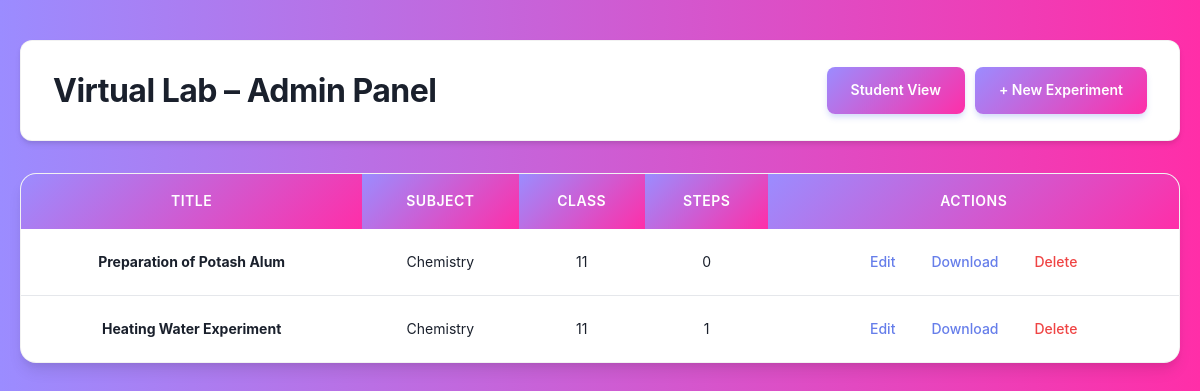
Page /admin/index.php on the earlier database version.
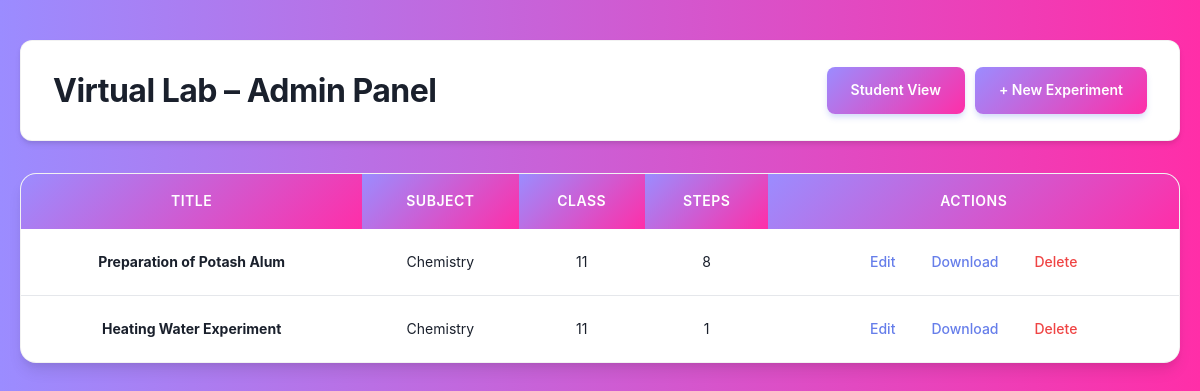
Same page on the later database version.
### tables this page shows
CREATE TABLE experiments (
    id VARCHAR(50) PRIMARY KEY,
    title VARCHAR(255) NOT NULL,
    subject VARCHAR(50) NOT NULL,
    class VARCHAR(10) NOT NULL,
    config_json TEXT NOT NULL,
    created_at DATETIME DEFAULT CURRENT_TIMESTAMP,
    updated_at DATETIME DEFAULT CURRENT_TIMESTAMP
);

### admin/config/database.php (called while the page is built, shortened)
<?php
function getDBConnection() {
    try {
        if (DB_TYPE === 'sqlite') {
            $dbPath = DB_SQLITE_PATH;
            try {
                $db = new PDO('sqlite:' . $dbPath);
                $db->setAttribute(PDO::ATTR_ERRMODE, PDO::ERRMODE_EXCEPTION);
                return $db;
            } catch (PDOException $e) {
                throw new Exception("Failed to create SQLite database: " . $e->getMessage() . " (Path: " . $dbPath . ")");
            }
        }
    } catch (PDOException $e) {
        throw new Exception("Database connection failed: " . $e->getMessage());
    } catch (Exception $e) {
        throw $e;
    }
}

### admin/classes/Database.php (called while the page is built, shortened)
<?php
require_once __DIR__ . '/../config/database.php';
class Database {
    private $db;
    public function __construct() {
        $this->db = getDBConnection();
    }
    private function initTables() {
        try {
            $schemaFile = __DIR__ . '/../config/schema.sql';
            $sql = file_get_contents($schemaFile);
            if (DB_TYPE === 'sqlite') {
                $statements = explode(';', $sql);
                foreach ($statements as $statement) {
                    $statement = trim($statement);
                    if (!empty($statement) && !preg_match('/^\s*--/', $statement)) {
                        try {
                            $this->db->exec($statement);
                        } catch (PDOException $e) {
                            if (strpos($e->getMessage(), 'already exists') === false) {
                                error_log('Schema execution error: ' . $e->getMessage());
                            }
                        }
                    }
                }
            } else {
                try {
                    $this->db->exec($sql);
                } catch (PDOException $e) {
                    error_log('Schema execution error: ' . $e->getMessage());
                }
            }
        } catch (Exception $e) {
            error_log('initTables error: ' . $e->getMessage());
        }
    }
    public function getAllExperiments() {
        try {
            if (DB_TYPE === 'sqlite') {
                $checkStmt = $this->db->query("SELECT name FROM sqlite_master WHERE type='table' AND name='experiments'");
                $tableExists = $checkStmt->fetch() !== false;
            } else {
                $checkStmt = $this->db->query("SHOW TABLES LIKE 'experiments'");
                $tableExists = $checkStmt->rowCount() > 0;
            }
            $stmt = $this->db->query("SELECT * FROM experiments ORDER BY created_at DESC");
            $experiments = $stmt->fetchAll(PDO::FETCH_ASSOC);
            foreach ($experiments as &$exp) {
                try {
                    $stepStmt = $this->db->prepare("
                        SELECT COUNT(*) as count FROM experiment_steps WHERE experiment_id = ?
                    ");
                    $stepStmt->execute([$exp['id']]);
                    $stepCount = $stepStmt->fetch(PDO::FETCH_ASSOC);
                    $exp['step_count'] = $stepCount['count'] ?? 0;
                } catch (PDOException $e) {
                    $exp['step_count'] = 0;
                }
            }
            return $experiments;
        } catch (PDOException $e) {
            error_log('getAllExperiments error: ' . $e->getMessage());
            return [];
        } catch (Exception $e) {
            error_log('getAllExperiments error: ' . $e->getMessage());
            return [];
        }
    }
}

### admin/index.php (the view, shortened to what this page needs)
<?php
require_once __DIR__ . '/classes/Database.php';
$db = new Database();
$experiments = $db->getAllExperiments();
?>
<!DOCTYPE html>
<html lang="en">
<head>
    <link rel="stylesheet" href="css/admin.css">
</head>
<body>
    <div class="container">
        <div class="header">
            <h1>Virtual Lab – Admin Panel</h1>
            <div style="display: flex; gap: 10px;">
                <a class="btn" href="../">Student View</a>
                <a class="btn" href="create.php">+ New Experiment</a>
            </div>
        </div>
        <?php if (empty($experiments)): ?>
        <div class="card" style="text-align: center; padding: 60px 20px;">
            <p style="color: #7f8c8d; font-size: 16px; margin-bottom: 20px;">No experiments yet. Create your first experiment to get started.</p>
            <a class="btn" href="create.php">Create First Experiment</a>
        </div>
        <?php else: ?>
        <div class="card" style="padding: 0; overflow: hidden;">
            <table>
                <thead>
                    <tr>
                        <th>Title</th>
                        <th>Subject</th>
                        <th>Class</th>
                        <th>Steps</th>
                        <th>Actions</th>
                    </tr>
                </thead>
                <tbody>
                    <?php foreach ($experiments as $exp): ?>
                    <tr>
                        <td><strong><?= htmlspecialchars($exp['title']) ?></strong></td>
                        <td><?= htmlspecialchars($exp['subject']) ?></td>
                        <td><?= htmlspecialchars($exp['class']) ?></td>
                        <td><?= $exp['step_count'] ?? 0 ?></td>
                        <td>
                            <div class="actions">
                                <a href="edit.php?id=<?= $exp['id'] ?>">Edit</a>
                                <a href="download.php?id=<?= $exp['id'] ?>">Download</a>
                                <a class="danger" href="delete.php?id=<?= $exp['id'] ?>" onclick="return confirm('Are you sure you want to delete this experiment?')">Delete</a>
                            </div>
                        </td>
                    </tr>
                    <?php endforeach; ?>
                </tbody>
            </table>
        </div>
        <?php endif; ?>
    </div>
</body>
</html>

### admin/css/admin.css (style rules this page uses)
* { margin: 0; padding: 0; box-sizing: border-box; }
body { font-family: -apple-system, BlinkMacSystemFont, 'Segoe UI', Roboto, 'Helvetica Neue', Arial, sans-serif; background: linear-gradient(90deg, #9b8cff 0%, #ff2ea8 100%); min-height: 100vh; padding: 0; color: #1a202c; line-height: 1.6; }
.container { max-width: 1400px; margin: 0 auto; padding: 40px 20px; }
.header { background: white; padding: 24px 32px; border-radius: 12px; margin-bottom: 32px; box-shadow: 0 4px 6px -1px rgba(0, 0, 0, 0.1), 0 2px 4px -1px rgba(0, 0, 0, 0.06); display: flex; justify-content: space-between; align-items: center; border: 1px solid rgba(0, 0, 0, 0.05); }
h1 { color: #1a202c; font-size: 32px; font-weight: 700; margin: 0; letter-spacing: -0.5px; }
.btn { display: inline-flex; align-items: center; gap: 8px; background: linear-gradient(135deg, #9b8cff 0%, #ff2ea8 100%); color: white; padding: 12px 24px; text-decoration: none; border-radius: 8px; font-size: 14px; font-weight: 600; border: none; cursor: pointer; transition: all 0.3s cubic-bezier(0.4, 0, 0.2, 1); box-shadow: 0 4px 6px -1px rgba(102, 126, 234, 0.3); }
.danger { color: #ff4b6e; text-decoration: none; font-size: 14px; font-weight: 500; }
.card { background: white; border-radius: 16px; padding: 40px; box-shadow: 0 10px 15px -3px rgba(0, 0, 0, 0.1), 0 4px 6px -2px rgba(0, 0, 0, 0.05); margin-bottom: 24px; width: 100%; box-sizing: border-box; border: 1px solid rgba(0, 0, 0, 0.05); }
table { width: 100%; background: white; border-collapse: collapse; border-radius: 12px; overflow: hidden; box-shadow: 0 4px 6px -1px rgba(0, 0, 0, 0.1); }
th { background: linear-gradient(135deg, #9b8cff 0%, #ff2ea8 100%); padding: 16px; text-align: center; font-weight: 600; color: white; font-size: 14px; text-transform: uppercase; letter-spacing: 0.5px; }
td { padding: 16px; border-bottom: 1px solid #e5e7eb; font-size: 14px; text-align: center; }
tr:last-child td { border-bottom: none; }
.actions { display: flex; gap: 12px; align-items: center; justify-content: center; }
.actions a { color: #667eea; text-decoration: none; font-size: 14px; font-weight: 500; padding: 6px 12px; border-radius: 6px; transition: all 0.2s; }
.actions .danger { color: #ef4444; }

Differences in the rows shown:
changed experiments "Preparation of Potash Alum": step_count "0" → "8"
